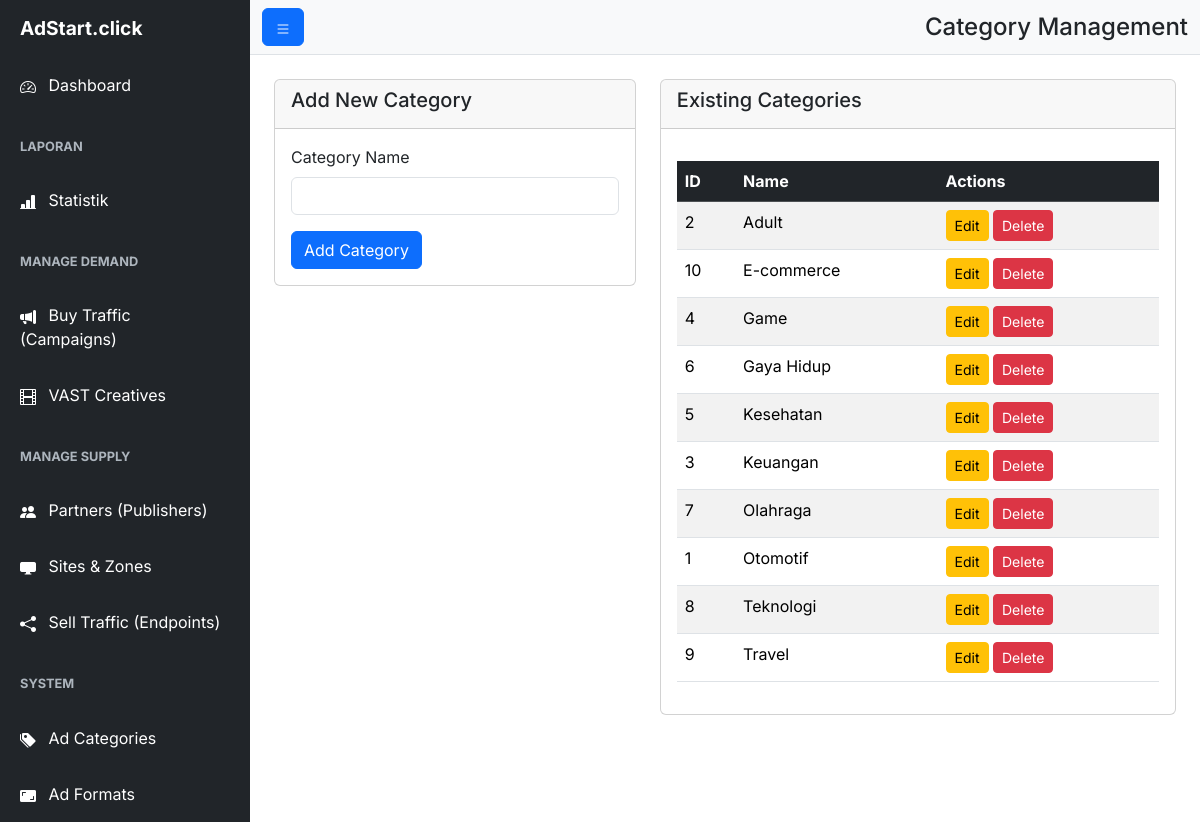
The app's page /admin/categories.php with its own data.
### tables this page shows
CREATE TABLE `ad_categories` (
  `id` int(11) NOT NULL,
  `name` varchar(100) NOT NULL
);

### admin/categories.php (the view, shortened to what this page needs)
<?php
require_once 'db.php';
$categories = $pdo->query("SELECT * FROM ad_categories ORDER BY name ASC")->fetchAll();
include 'includes/header.php';
?>
<div class="row">
    <div class="col-lg-5">
        <div class="card">
            <div class="card-header"><h5 class="card-title">Add New Category</h5></div>
            <div class="card-body">
                <form method="POST" action="categories.php">
                    <div class="mb-3">
                        <label for="name" class="form-label">Category Name</label>
                        <input type="text" class="form-control" id="name" name="name" required>
                    </div>
                    <button type="submit" name="create_category" class="btn btn-primary">Add Category</button>
                </form>
            </div>
        </div>
    </div>
    <div class="col-lg-7">
        <div class="card">
            <div class="card-header"><h5 class="card-title">Existing Categories</h5></div>
            <div class="card-body">
                <div class="table-responsive">
                    <table class="table table-striped table-hover">
                        <thead class="table-dark">
                            <tr>
                                <th>ID</th>
                                <th>Name</th>
                                <th>Actions</th>
                            </tr>
                        </thead>
                        <tbody>
                            <?php foreach ($categories as $category): ?>
                            <tr>
                                <td><?php echo $category['id']; ?></td>
                                <td><?php echo htmlspecialchars($category['name']); ?></td>
                                <td>
                                    <a href="edit_category.php?id=<?php echo $category['id']; ?>" class="btn btn-sm btn-warning">Edit</a>
                                    <a href="?action=delete_category&id=<?php echo $category['id']; ?>" class="btn btn-sm btn-danger" onclick="return confirm('Are you sure you want to delete this category?');">Delete</a>
                                </td>
                            </tr>
                            <?php endforeach; ?>
                        </tbody>
                    </table>
                </div>
            </div>
        </div>
    </div>
</div>
<?php include 'includes/footer.php'; ?>

### admin/assets/css/style.css (style rules this page uses)
body { font-family: 'Inter', sans-serif; overflow-x: hidden; }
.card-header { font-weight: 600; }
.table-responsive { margin-top: 1rem; }

### records on screen
ad_categories: id "2", name "Adult"
ad_categories: id "10", name "E-commerce"
ad_categories: id "4", name "Game"
ad_categories: id "6", name "Gaya Hidup"
ad_categories: id "5", name "Kesehatan"
ad_categories: id "3", name "Keuangan"
ad_categories: id "7", name "Olahraga"
ad_categories: id "1", name "Otomotif"
ad_categories: id "8", name "Teknologi"
ad_categories: id "9", name "Travel"

### other values on screen
$page_title "Category Management"
